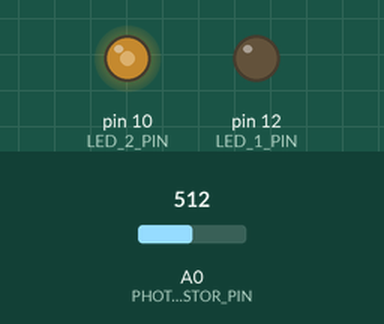
Recording of a sketch running on a simulated Arduino Uno, built with avr-gcc and run on an emulated ATmega328P. Shown: output pins drawn as LEDs (lit = HIGH). Inputs (shaded band) come from the test bench; at power-on: A0 (PHOTORESISTOR_PIN) = 512.

Above: at 1.2 s.
1.3 s: A0 (PHOTORESISTOR_PIN) set to 320
At 2.5 s:
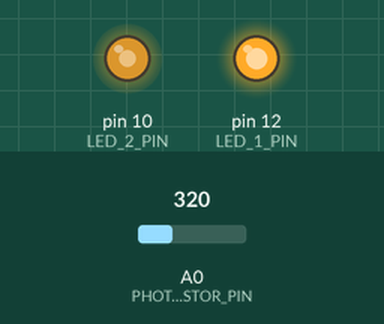
2.8 s: A0 (PHOTORESISTOR_PIN) set to 340
At 3.6 s:
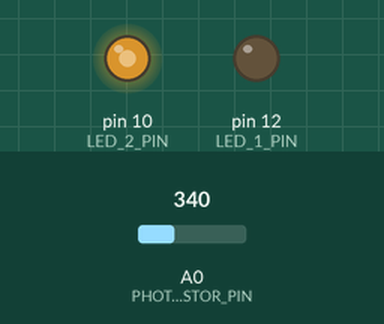
4.3 s: A0 (PHOTORESISTOR_PIN) set to 122
At 4.8 s:
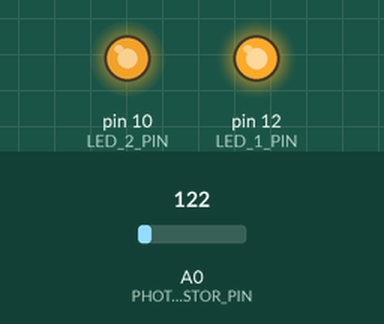
5.8 s: A0 (PHOTORESISTOR_PIN) set to 900
At 7.0 s:
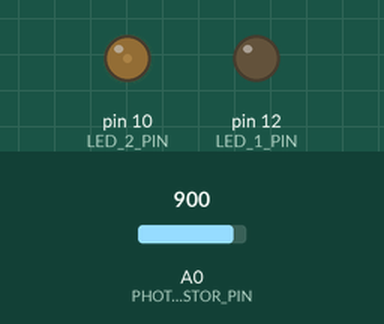
7.3 s: A0 (PHOTORESISTOR_PIN) set to 1023
At 8.2 s:
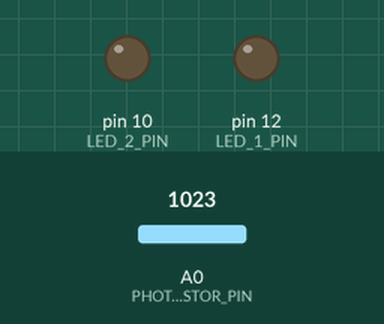
Timing chart, 0 to 9.8 s (numbered marks = the images above; inputs shaded):
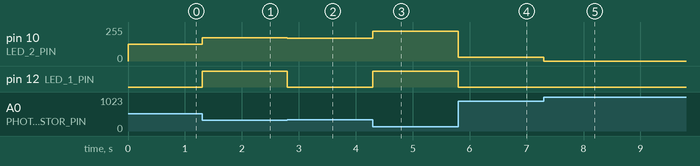

Measured:
- after the input at 1.3 s, pin 10 (LED_2_PIN): 127/255 → 175/255 at once; pin 12 (LED_1_PIN): LOW → HIGH at once
- after the input at 2.8 s, pin 10 (LED_2_PIN): 175/255 → 170/255 at once; pin 12 (LED_1_PIN): HIGH → LOW at once
- after the input at 4.3 s, pin 10 (LED_2_PIN): 170/255 → 225/255 at once; pin 12 (LED_1_PIN): LOW → HIGH at once
- after the input at 5.8 s, pin 10 (LED_2_PIN): 225/255 → 30/255 at once; pin 12 (LED_1_PIN): HIGH → LOW at once
- after the input at 7.3 s, pin 10 (LED_2_PIN): 30/255 → 0/255 at once

The sketch:

14_photoresistor.ino
```cpp
#define PHOTORESISTOR_PIN A0
#define LED_1_PIN 12
#define LED_2_PIN 10

#define LUMINOSITY_NIGHT_TRESHOLD 330

void setup() {
  pinMode(LED_1_PIN, OUTPUT);
  pinMode(LED_2_PIN, OUTPUT);
}

void loop() {
  int luminosity = analogRead(PHOTORESISTOR_PIN);

  if (luminosity < LUMINOSITY_NIGHT_TRESHOLD) {
    digitalWrite(LED_1_PIN, HIGH);
  }
  else {
    digitalWrite(LED_1_PIN, LOW);
  }

  int brightness = 255 - luminosity / 4;
  analogWrite(LED_2_PIN, brightness);
}
```
